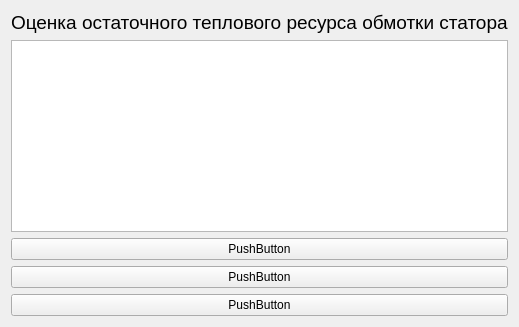
      <widget class="QWidget" name="page_20">
       <layout class="QGridLayout" name="gridLayout_27">
        <item row="0" column="0">
         <widget class="QLabel" name="label_40">
          <property name="sizePolicy">
           <sizepolicy hsizetype="Preferred" vsizetype="Fixed">
            <horstretch>0</horstretch>
            <verstretch>0</verstretch>
           </sizepolicy>
          </property>
          <property name="text">
           <string>&lt;html&gt;&lt;head/&gt;&lt;body&gt;&lt;p&gt;&lt;span style=&quot; font-size:14pt;&quot;&gt;Оценка остаточного теплового ресурса обмотки статора&lt;/span&gt;&lt;/p&gt;&lt;/body&gt;&lt;/html&gt;</string>
          </property>
         </widget>
        </item>
        <item row="1" column="0">
         <widget class="QTableWidget" name="tableWidget_17">
          <property name="alternatingRowColors">
           <bool>true</bool>
          </property>
         </widget>
        </item>
        <item row="2" column="0">
         <widget class="QPushButton" name="pushButton_10">
          <property name="text">
           <string>PushButton</string>
          </property>
         </widget>
        </item>
        <item row="3" column="0">
         <widget class="QPushButton" name="pushButton_11">
          <property name="text">
           <string>PushButton</string>
          </property>
         </widget>
        </item>
        <item row="4" column="0">
         <widget class="QPushButton" name="pushButton_12">
          <property name="text">
           <string>PushButton</string>
          </property>
         </widget>
        </item>
       </layout>
      </widget>
